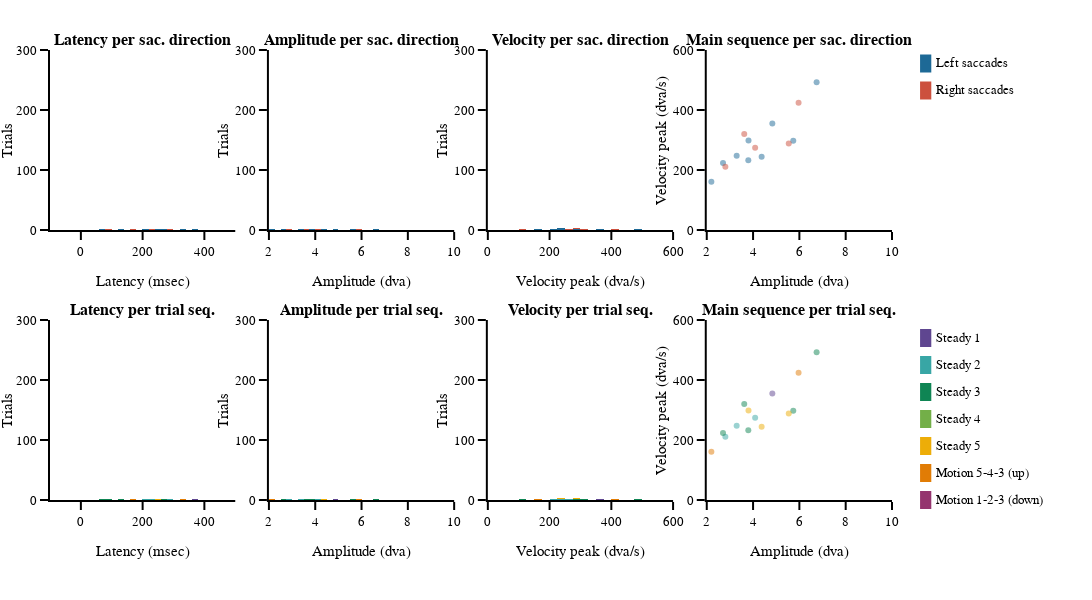

The notebook cell this image was saved under:
### Markdown cell above
#### Saccade parameter graph

### Code cell
# figure specific settings
subplot_titles = ('<b>Latency per sac. direction<b>', '<b>Amplitude per sac. direction<b>', '<b>Velocity per sac. direction<b>', '<b>Main sequence per sac. direction<b>',
                  '<b>Latency per trial seq.<b>', '<b>Amplitude per trial seq.<b>', '<b>Velocity per trial seq.<b>', '<b>Main sequence per trial seq.<b>',)
# subplot settings
rows, cols = 2, 4
leg_mergin = 200
fig_height, fig_width = 600,350*4+leg_mergin
column_widths,row_heights = [1,1,1,1],[1,1]
sb_specs = [[{},{},{},{}],[{},{},{},{}]]
fig = make_subplots(rows=rows, cols=cols, print_grid=False, vertical_spacing=0.2, horizontal_spacing=0.04, 
                    column_widths=column_widths, row_heights=row_heights, subplot_titles=subplot_titles)

x_legend = 1.05
y_legend_step = 0.06
y_legend_sd = 0.97
y_legend_ts = 0.36
rad_leg = 0.04

# Right / Left saccades
# ---------------------
for sd_num, sd in enumerate(sds):
    # plot
    fig.append_trace(go.Histogram(x=df_all.loc[(df_all.main_sac_trial == 1) & (df_all.saccade_direction == sd_num+1)]['sac_lat_trial'], name=sd, marker_color=sd_cols[sd_num], xbins_size = 20),row=1, col=1)
    fig.append_trace(go.Histogram(x=df_all.loc[(df_all.main_sac_trial == 1) & (df_all.saccade_direction == sd_num+1)]['sac_amp_trial'], name=sd, marker_color=sd_cols[sd_num], xbins_size = 0.25),row=1, col=2)
    fig.append_trace(go.Histogram(x=df_all.loc[(df_all.main_sac_trial == 1) & (df_all.saccade_direction == sd_num+1)]['sac_vpeak_trial'], name=sd, marker_color=sd_cols[sd_num], xbins_size = 25),row=1, col=3)
    fig.append_trace(go.Scatter(x=df_all.loc[(df_all.main_sac_trial == 1) & (df_all.saccade_direction == sd_num+1)]['sac_amp_trial'],
                                y=df_all.loc[(df_all.main_sac_trial == 1) & (df_all.saccade_direction == sd_num+1)]['sac_vpeak_trial'],name=sd, mode='markers',marker_color=sd_cols[sd_num],
                                line_width=0, opacity=0.5
                               ),row=1, col=4)
    
    # legend
    fig.add_annotation(xref='paper', yref='paper', x=x_legend, y=y_legend_sd-y_legend_step*sd_num, 
                       text=sd, showarrow=False, font_size = template_specs['axes_font_size'],xanchor = 'left', yanchor='middle')
    fig.add_shape(type='rect',xref='paper', yref='paper', fillcolor=sd_cols[sd_num],line_width=0,
                  x0=x_legend-0.01-rad_leg/6, y0=y_legend_sd-y_legend_step*sd_num-rad_leg/2, 
                  x1=x_legend-0.01+rad_leg/6, y1=y_legend_sd-y_legend_step*sd_num+rad_leg/2)

# Trials sequence
# ---------------
for ts_num, ts in enumerate(tss):
    # plot
    fig.append_trace(go.Histogram(x=df_all.loc[(df_all.main_sac_trial == 1) & (df_all.trial_sequence == ts_num+1)]['sac_lat_trial'], name=ts, marker_color=ts_cols[ts_num], xbins_size = 20),row=2, col=1)
    fig.append_trace(go.Histogram(x=df_all.loc[(df_all.main_sac_trial == 1) & (df_all.trial_sequence == ts_num+1)]['sac_amp_trial'], name=ts, marker_color=ts_cols[ts_num], xbins_size = 0.25),row=2, col=2)
    fig.append_trace(go.Histogram(x=df_all.loc[(df_all.main_sac_trial == 1) & (df_all.trial_sequence == ts_num+1)]['sac_vpeak_trial'], name=ts, marker_color=ts_cols[ts_num], xbins_size = 25),row=2, col=3)
    fig.append_trace(go.Scatter(x=df_all.loc[(df_all.main_sac_trial == 1) & (df_all.trial_sequence == ts_num+1)]['sac_amp_trial'],
                                y=df_all.loc[(df_all.main_sac_trial == 1) & (df_all.trial_sequence == ts_num+1)]['sac_vpeak_trial'],name=ts, mode='markers',marker_color=ts_cols[ts_num],
                                line_width=0, opacity=0.5
                               ),row=2, col=4)
    
    # legend
    fig.add_annotation(xref='paper', yref='paper', x=x_legend, y=y_legend_ts-(y_legend_step*ts_num), 
                       text=ts, showarrow=False, font_size = template_specs['axes_font_size'], xanchor = 'left', yanchor='middle')
    fig.add_shape(type='rect',xref='paper', yref='paper', fillcolor=ts_cols[ts_num],line_width=0,
                  x0=x_legend-0.01-rad_leg/6, y0=y_legend_ts-y_legend_step*ts_num-rad_leg/2, 
                  x1=x_legend-0.01+rad_leg/6, y1=y_legend_ts-y_legend_step*ts_num+rad_leg/2)

# axes settings
for row in np.arange(rows):
    for col in np.arange(cols):
        fig.update_xaxes(visible=True, ticklen=8, linewidth=template_specs['axes_width'], row=row+1, col=col+1)
        fig.update_yaxes(visible=True, ticklen=8, linewidth=template_specs['axes_width'], range=[0,300], title='Trials',row=row+1, col=col+1)

fig.layout.update(xaxis_range =[-100,500],  xaxis5_range=[-100,500], 
                  xaxis2_range=[2,10],   xaxis6_range=[2,10],
                  xaxis3_range=[0,600],  xaxis7_range=[0,600],
                  xaxis4_range=[2,10],   xaxis8_range=[2,10],
                  yaxis4_range=[0,600],  yaxis8_range=[0,600],    
                  xaxis_title ='Latency (msec)',        xaxis5_title='Latency (msec)',
                  xaxis2_title='Amplitude (dva)',       xaxis6_title='Amplitude (dva)',
                  xaxis3_title='Velocity peak (dva/s)', xaxis7_title='Velocity peak (dva/s)',
                  xaxis4_title='Amplitude (dva)',       xaxis8_title='Amplitude (dva)',
                  yaxis4_title='Velocity peak (dva/s)', yaxis8_title='Velocity peak (dva/s)',
                 )
    
# Save figure
fig.layout.update(template=fig_template, width=fig_width, height=fig_height, margin_l=50, margin_r=leg_mergin, margin_t=50, margin_b=100, barmode='stack', showlegend=False)
fig.show()
if not os.path.exists(fig_dir):os.mkdir(fig_dir)    
fig.write_image('{}/{}_saccade_dist.pdf'.format(fig_dir, subject))

### Figure 1 — Plotly figure (JSON) as saved in the notebook; plotly's stock layout.template omitted (floating-point values rounded to 4 significant figures)
{"data": [{"marker": {"color": "rgb(29, 105, 150)"}, "name": "Left saccades", "type": "histogram", "x": [134, 274, 369, 331, 255, 215, 212, 60, 70], "xaxis": "x", "xbins": {"size": 20}, "yaxis": "y"}, {"marker": {"color": "rgb(29, 105, 150)"}, "name": "Left saccades", "type": "histogram", "x": [6.744, 5.736, 4.832, 2.199, 4.37, 3.291, 3.794, 2.703, 3.803], "xaxis": "x2", "xbins": {"size": 0.25}, "yaxis": "y2"}, {"marker": {"color": "rgb(29, 105, 150)"}, "name": "Left saccades", "type": "histogram", "x": [492.3, 297.2, 354.6, 161.0, 243.8, 247.5, 232.7, 223.0, 298.6], "xaxis": "x3", "xbins": {"size": 25}, "yaxis": "y3"}, {"line": {"width": 0}, "marker": {"color": "rgb(29, 105, 150)"}, "mode": "markers", "name": "Left saccades", "opacity": 0.5, "type": "scatter", "x": [6.744, 5.736, 4.832, 2.199, 4.37, 3.291, 3.794, 2.703, 3.803], "xaxis": "x4", "y": [492.3, 297.2, 354.6, 161.0, 243.8, 247.5, 232.7, 223.0, 298.6], "yaxis": "y4"}, {"marker": {"color": "rgb(204, 80, 62)"}, "name": "Right saccades", "type": "histogram", "x": [176, 93, 81, 296, 229, 275], "xaxis": "x", "xbins": {"size": 20}, "yaxis": "y"}, {"marker": {"color": "rgb(204, 80, 62)"}, "name": "Right saccades", "type": "histogram", "x": [5.965, 3.619, 5.541, 2.803, 4.09, 0.8611], "xaxis": "x2", "xbins": {"size": 0.25}, "yaxis": "y2"}, {"marker": {"color": "rgb(204, 80, 62)"}, "name": "Right saccades", "type": "histogram", "x": [424.0, 320.0, 288.5, 210.7, 274.0, 102.2], "xaxis": "x3", "xbins": {"size": 25}, "yaxis": "y3"}, {"line": {"width": 0}, "marker": {"color": "rgb(204, 80, 62)"}, "mode": "markers", "name": "Right saccades", "opacity": 0.5, "type": "scatter", "x": [5.965, 3.619, 5.541, 2.803, 4.09, 0.8611], "xaxis": "x4", "y": [424.0, 320.0, 288.5, 210.7, 274.0, 102.2], "yaxis": "y4"}, {"marker": {"color": "rgb(95, 70, 144)"}, "name": "Steady 1", "type": "histogram", "x": [369], "xaxis": "x5", "xbins": {"size": 20}, "yaxis": "y5"}, {"marker": {"color": "rgb(95, 70, 144)"}, "name": "Steady 1", "type": "histogram", "x": [4.832], "xaxis": "x6", "xbins": {"size": 0.25}, "yaxis": "y6"}, {"marker": {"color": "rgb(95, 70, 144)"}, "name": "Steady 1", "type": "histogram", "x": [354.6], "xaxis": "x7", "xbins": {"size": 25}, "yaxis": "y7"}, {"line": {"width": 0}, "marker": {"color": "rgb(95, 70, 144)"}, "mode": "markers", "name": "Steady 1", "opacity": 0.5, "type": "scatter", "x": [4.832], "xaxis": "x8", "y": [354.6], "yaxis": "y8"}, {"marker": {"color": "rgb(56, 166, 165)"}, "name": "Steady 2", "type": "histogram", "x": [215, 296, 229], "xaxis": "x5", "xbins": {"size": 20}, "yaxis": "y5"}, {"marker": {"color": "rgb(56, 166, 165)"}, "name": "Steady 2", "type": "histogram", "x": [3.291, 2.803, 4.09], "xaxis": "x6", "xbins": {"size": 0.25}, "yaxis": "y6"}, {"marker": {"color": "rgb(56, 166, 165)"}, "name": "Steady 2", "type": "histogram", "x": [247.5, 210.7, 274.0], "xaxis": "x7", "xbins": {"size": 25}, "yaxis": "y7"}, {"line": {"width": 0}, "marker": {"color": "rgb(56, 166, 165)"}, "mode": "markers", "name": "Steady 2", "opacity": 0.5, "type": "scatter", "x": [3.291, 2.803, 4.09], "xaxis": "x8", "y": [247.5, 210.7, 274.0], "yaxis": "y8"}, {"marker": {"color": "rgb(15, 133, 84)"}, "name": "Steady 3", "type": "histogram", "x": [134, 93, 274, 212, 60, 275], "xaxis": "x5", "xbins": {"size": 20}, "yaxis": "y5"}, {"marker": {"color": "rgb(15, 133, 84)"}, "name": "Steady 3", "type": "histogram", "x": [6.744, 3.619, 5.736, 3.794, 2.703, 0.8611], "xaxis": "x6", "xbins": {"size": 0.25}, "yaxis": "y6"}, {"marker": {"color": "rgb(15, 133, 84)"}, "name": "Steady 3", "type": "histogram", "x": [492.3, 320.0, 297.2, 232.7, 223.0, 102.2], "xaxis": "x7", "xbins": {"size": 25}, "yaxis": "y7"}, {"line": {"width": 0}, "marker": {"color": "rgb(15, 133, 84)"}, "mode": "markers", "name": "Steady 3", "opacity": 0.5, "type": "scatter", "x": [6.744, 3.619, 5.736, 3.794, 2.703, 0.8611], "xaxis": "x8", "y": [492.3, 320.0, 297.2, 232.7, 223.0, 102.2], "yaxis": "y8"}, {"marker": {"color": "rgb(115, 175, 72)"}, "name": "Steady 4", "type": "histogram", "x": [], "xaxis": "x5", "xbins": {"size": 20}, "yaxis": "y5"}, {"marker": {"color": "rgb(115, 175, 72)"}, "name": "Steady 4", "type": "histogram", "x": [], "xaxis": "x6", "xbins": {"size": 0.25}, "yaxis": "y6"}, {"marker": {"color": "rgb(115, 175, 72)"}, "name": "Steady 4", "type": "histogram", "x": [], "xaxis": "x7", "xbins": {"size": 25}, "yaxis": "y7"}, {"line": {"width": 0}, "marker": {"color": "rgb(115, 175, 72)"}, "mode": "markers", "name": "Steady 4", "opacity": 0.5, "type": "scatter", "x": [], "xaxis": "x8", "y": [], "yaxis": "y8"}, {"marker": {"color": "rgb(237, 173, 8)"}, "name": "Steady 5", "type": "histogram", "x": [81, 255, 70], "xaxis": "x5", "xbins": {"size": 20}, "yaxis": "y5"}, {"marker": {"color": "rgb(237, 173, 8)"}, "name": "Steady 5", "type": "histogram", "x": [5.541, 4.37, 3.803], "xaxis": "x6", "xbins": {"size": 0.25}, "yaxis": "y6"}, {"marker": {"color": "rgb(237, 173, 8)"}, "name": "Steady 5", "type": "histogram", "x": [288.5, 243.8, 298.6], "xaxis": "x7", "xbins": {"size": 25}, "yaxis": "y7"}, {"line": {"width": 0}, "marker": {"color": "rgb(237, 173, 8)"}, "mode": "markers", "name": "Steady 5", "opacity": 0.5, "type": "scatter", "x": [5.541, 4.37, 3.803], "xaxis": "x8", "y": [288.5, 243.8, 298.6], "yaxis": "y8"}, {"marker": {"color": "rgb(225, 124, 5)"}, "name": "Motion 5-4-3 (up)", "type": "histogram", "x": [176, 331], "xaxis": "x5", "xbins": {"size": 20}, "yaxis": "y5"}, {"marker": {"color": "rgb(225, 124, 5)"}, "name": "Motion 5-4-3 (up)", "type": "histogram", "x": [5.965, 2.199], "xaxis": "x6", "xbins": {"size": 0.25}, "yaxis": "y6"}, {"marker": {"color": "rgb(225, 124, 5)"}, "name": "Motion 5-4-3 (up)", "type": "histogram", "x": [424.0, 161.0], "xaxis": "x7", "xbins": {"size": 25}, "yaxis": "y7"}, {"line": {"width": 0}, "marker": {"color": "rgb(225, 124, 5)"}, "mode": "markers", "name": "Motion 5-4-3 (up)", "opacity": 0.5, "type": "scatter", "x": [5.965, 2.199], "xaxis": "x8", "y": [424.0, 161.0], "yaxis": "y8"}, {"marker": {"color": "rgb(148, 52, 110)"}, "name": "Motion 1-2-3 (down)", "type": "histogram", "x": [], "xaxis": "x5", "xbins": {"size": 20}, "yaxis": "y5"}, {"marker": {"color": "rgb(148, 52, 110)"}, "name": "Motion 1-2-3 (down)", "type": "histogram", "x": [], "xaxis": "x6", "xbins": {"size": 0.25}, "yaxis": "y6"}, {"marker": {"color": "rgb(148, 52, 110)"}, "name": "Motion 1-2-3 (down)", "type": "histogram", "x": [], "xaxis": "x7", "xbins": {"size": 25}, "yaxis": "y7"}, {"line": {"width": 0}, "marker": {"color": "rgb(148, 52, 110)"}, "mode": "markers", "name": "Motion 1-2-3 (down)", "opacity": 0.5, "type": "scatter", "x": [], "xaxis": "x8", "y": [], "yaxis": "y8"}], "layout": {"annotations": [{"font": {"size": 16}, "showarrow": false, "text": "<b>Latency per sac. direction<b>", "x": 0.11, "xanchor": "center", "xref": "paper", "y": 1, "yanchor": "bottom", "yref": "paper"}, {"font": {"size": 16}, "showarrow": false, "text": "<b>Amplitude per sac. direction<b>", "x": 0.37, "xanchor": "center", "xref": "paper", "y": 1, "yanchor": "bottom", "yref": "paper"}, {"font": {"size": 16}, "showarrow": false, "text": "<b>Velocity per sac. direction<b>", "x": 0.63, "xanchor": "center", "xref": "paper", "y": 1, "yanchor": "bottom", "yref": "paper"}, {"font": {"size": 16}, "showarrow": false, "text": "<b>Main sequence per sac. direction<b>", "x": 0.89, "xanchor": "center", "xref": "paper", "y": 1, "yanchor": "bottom", "yref": "paper"}, {"font": {"size": 16}, "showarrow": false, "text": "<b>Latency per trial seq.<b>", "x": 0.11, "xanchor": "center", "xref": "paper", "y": 0.4, "yanchor": "bottom", "yref": "paper"}, {"font": {"size": 16}, "showarrow": false, "text": "<b>Amplitude per trial seq.<b>", "x": 0.37, "xanchor": "center", "xref": "paper", "y": 0.4, "yanchor": "bottom", "yref": "paper"}, {"font": {"size": 16}, "showarrow": false, "text": "<b>Velocity per trial seq.<b>", "x": 0.63, "xanchor": "center", "xref": "paper", "y": 0.4, "yanchor": "bottom", "yref": "paper"}, {"font": {"size": 16}, "showarrow": false, "text": "<b>Main sequence per trial seq.<b>", "x": 0.89, "xanchor": "center", "xref": "paper", "y": 0.4, "yanchor": "bottom", "yref": "paper"}, {"font": {"size": 13}, "showarrow": false, "text": "Left saccades", "x": 1.05, "xanchor": "left", "xref": "paper", "y": 0.97, "yanchor": "middle", "yref": "paper"}, {"font": {"size": 13}, "showarrow": false, "text": "Right saccades", "x": 1.05, "xanchor": "left", "xref": "paper", "y": 0.91, "yanchor": "middle", "yref": "paper"}, {"font": {"size": 13}, "showarrow": false, "text": "Steady 1", "x": 1.05, "xanchor": "left", "xref": "paper", "y": 0.36, "yanchor": "middle", "yref": "paper"}, {"font": {"size": 13}, "showarrow": false, "text": "Steady 2", "x": 1.05, "xanchor": "left", "xref": "paper", "y": 0.3, "yanchor": "middle", "yref": "paper"}, {"font": {"size": 13}, "showarrow": false, "text": "Steady 3", "x": 1.05, "xanchor": "left", "xref": "paper", "y": 0.24, "yanchor": "middle", "yref": "paper"}, {"font": {"size": 13}, "showarrow": false, "text": "Steady 4", "x": 1.05, "xanchor": "left", "xref": "paper", "y": 0.18, "yanchor": "middle", "yref": "paper"}, {"font": {"size": 13}, "showarrow": false, "text": "Steady 5", "x": 1.05, "xanchor": "left", "xref": "paper", "y": 0.12, "yanchor": "middle", "yref": "paper"}, {"font": {"size": 13}, "showarrow": false, "text": "Motion 5-4-3 (up)", "x": 1.05, "xanchor": "left", "xref": "paper", "y": 0.06, "yanchor": "middle", "yref": "paper"}, {"font": {"size": 13}, "showarrow": false, "text": "Motion 1-2-3 (down)", "x": 1.05, "xanchor": "left", "xref": "paper", "y": 0, "yanchor": "middle", "yref": "paper"}], "barmode": "stack", "height": 600, "margin": {"b": 100, "l": 50, "r": 200, "t": 50}, "shapes": [{"fillcolor": "rgb(29, 105, 150)", "line": {"width": 0}, "type": "rect", "x0": 1.033, "x1": 1.047, "xref": "paper", "y0": 0.95, "y1": 0.99, "yref": "paper"}, {"fillcolor": "rgb(204, 80, 62)", "line": {"width": 0}, "type": "rect", "x0": 1.033, "x1": 1.047, "xref": "paper", "y0": 0.89, "y1": 0.93, "yref": "paper"}, {"fillcolor": "rgb(95, 70, 144)", "line": {"width": 0}, "type": "rect", "x0": 1.033, "x1": 1.047, "xref": "paper", "y0": 0.34, "y1": 0.38, "yref": "paper"}, {"fillcolor": "rgb(56, 166, 165)", "line": {"width": 0}, "type": "rect", "x0": 1.033, "x1": 1.047, "xref": "paper", "y0": 0.28, "y1": 0.32, "yref": "paper"}, {"fillcolor": "rgb(15, 133, 84)", "line": {"width": 0}, "type": "rect", "x0": 1.033, "x1": 1.047, "xref": "paper", "y0": 0.22, "y1": 0.26, "yref": "paper"}, {"fillcolor": "rgb(115, 175, 72)", "line": {"width": 0}, "type": "rect", "x0": 1.033, "x1": 1.047, "xref": "paper", "y0": 0.16, "y1": 0.2, "yref": "paper"}, {"fillcolor": "rgb(237, 173, 8)", "line": {"width": 0}, "type": "rect", "x0": 1.033, "x1": 1.047, "xref": "paper", "y0": 0.1, "y1": 0.14, "yref": "paper"}, {"fillcolor": "rgb(225, 124, 5)", "line": {"width": 0}, "type": "rect", "x0": 1.033, "x1": 1.047, "xref": "paper", "y0": 0.04, "y1": 0.08, "yref": "paper"}, {"fillcolor": "rgb(148, 52, 110)", "line": {"width": 0}, "type": "rect", "x0": 1.033, "x1": 1.047, "xref": "paper", "y0": -0.02, "y1": 0.02, "yref": "paper"}], "showlegend": false, "width": 1600, "xaxis": {"anchor": "y", "domain": [0, 0.22], "linewidth": 2, "range": [-100, 500], "ticklen": 8, "title": {"text": "Latency (msec)"}, "type": "linear", "visible": true}, "xaxis2": {"anchor": "y2", "domain": [0.26, 0.48], "linewidth": 2, "range": [2, 10], "ticklen": 8, "title": {"text": "Amplitude (dva)"}, "type": "linear", "visible": true}, "xaxis3": {"anchor": "y3", "domain": [0.52, 0.74], "linewidth": 2, "range": [0, 600], "ticklen": 8, "title": {"text": "Velocity peak (dva/s)"}, "type": "linear", "visible": true}, "xaxis4": {"anchor": "y4", "domain": [0.78, 1], "linewidth": 2, "range": [2, 10], "ticklen": 8, "title": {"text": "Amplitude (dva)"}, "type": "linear", "visible": true}, "xaxis5": {"anchor": "y5", "domain": [0, 0.22], "linewidth": 2, "range": [-100, 500], "ticklen": 8, "title": {"text": "Latency (msec)"}, "type": "linear", "visible": true}, "xaxis6": {"anchor": "y6", "domain": [0.26, 0.48], "linewidth": 2, "range": [2, 10], "ticklen": 8, "title": {"text": "Amplitude (dva)"}, "type": "linear", "visible": true}, "xaxis7": {"anchor": "y7", "domain": [0.52, 0.74], "linewidth": 2, "range": [0, 600], "ticklen": 8, "title": {"text": "Velocity peak (dva/s)"}, "type": "linear", "visible": true}, "xaxis8": {"anchor": "y8", "domain": [0.78, 1], "linewidth": 2, "range": [2, 10], "ticklen": 8, "title": {"text": "Amplitude (dva)"}, "type": "linear", "visible": true}, "yaxis": {"anchor": "x", "domain": [0.6, 1], "linewidth": 2, "range": [0, 300], "ticklen": 8, "title": {"text": "Trials"}, "visible": true}, "yaxis2": {"anchor": "x2", "domain": [0.6, 1], "linewidth": 2, "range": [0, 300], "ticklen": 8, "title": {"text": "Trials"}, "visible": true}, "yaxis3": {"anchor": "x3", "domain": [0.6, 1], "linewidth": 2, "range": [0, 300], "ticklen": 8, "title": {"text": "Trials"}, "visible": true}, "yaxis4": {"anchor": "x4", "domain": [0.6, 1], "linewidth": 2, "range": [0, 600], "ticklen": 8, "title": {"text": "Velocity peak (dva/s)"}, "type": "linear", "visible": true}, "yaxis5": {"anchor": "x5", "domain": [0, 0.4], "linewidth": 2, "range": [0, 300], "ticklen": 8, "title": {"text": "Trials"}, "visible": true}, "yaxis6": {"anchor": "x6", "domain": [0, 0.4], "linewidth": 2, "range": [0, 300], "ticklen": 8, "title": {"text": "Trials"}, "visible": true}, "yaxis7": {"anchor": "x7", "domain": [0, 0.4], "linewidth": 2, "range": [0, 300], "ticklen": 8, "title": {"text": "Trials"}, "visible": true}, "yaxis8": {"anchor": "x8", "domain": [0, 0.4], "linewidth": 2, "range": [0, 600], "ticklen": 8, "title": {"text": "Velocity peak (dva/s)"}, "type": "linear", "visible": true}}}
